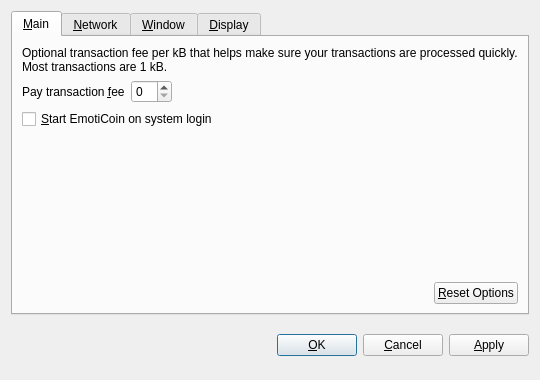
<?xml version="1.0" encoding="UTF-8"?>
<ui version="4.0">
 <class>OptionsDialog</class>
 <widget class="QDialog" name="OptionsDialog">
  <property name="geometry">
   <rect>
    <x>0</x>
    <y>0</y>
    <width>540</width>
    <height>380</height>
   </rect>
  </property>
  <property name="windowTitle">
   <string>Options</string>
  </property>
  <property name="modal">
   <bool>true</bool>
  </property>
  <layout class="QVBoxLayout" name="verticalLayout">
   <item>
    <widget class="QTabWidget" name="tabWidget">
     <property name="tabPosition">
      <enum>QTabWidget::North</enum>
     </property>
     <property name="currentIndex">
      <number>0</number>
     </property>
     <widget class="QWidget" name="tabMain">
      <attribute name="title">
       <string>&amp;Main</string>
      </attribute>
      <layout class="QVBoxLayout" name="verticalLayout_Main">
       <item>
        <widget class="QLabel" name="transactionFeeInfoLabel">
         <property name="text">
          <string>Optional transaction fee per kB that helps make sure your transactions are processed quickly. Most transactions are 1 kB.</string>
         </property>
         <property name="textFormat">
          <enum>Qt::PlainText</enum>
         </property>
         <property name="wordWrap">
          <bool>true</bool>
         </property>
        </widget>
       </item>
       <item>
        <layout class="QHBoxLayout" name="horizontalLayout_1_Main">
         <item>
          <widget class="QLabel" name="transactionFeeLabel">
           <property name="text">
            <string>Pay transaction &amp;fee</string>
           </property>
           <property name="textFormat">
            <enum>Qt::PlainText</enum>
           </property>
           <property name="buddy">
            <cstring>transactionFee</cstring>
           </property>
          </widget>
         </item>
         <item>
          <widget class="BitcoinAmountField" name="transactionFee"/>
         </item>
         <item>
          <spacer name="horizontalSpacer_1_Main">
           <property name="orientation">
            <enum>Qt::Horizontal</enum>
           </property>
           <property name="sizeHint" stdset="0">
            <size>
             <width>40</width>
             <height>20</height>
            </size>
           </property>
          </spacer>
         </item>
        </layout>
       </item>
       <item>
        <widget class="QCheckBox" name="bitcoinAtStartup">
         <property name="toolTip">
          <string>Automatically start EmotiCoin after logging in to the system.</string>
         </property>
         <property name="text">
          <string>&amp;Start EmotiCoin on system login</string>
         </property>
        </widget>
       </item>
       <item>
        <spacer name="verticalSpacer_Main">
         <property name="orientation">
          <enum>Qt::Vertical</enum>
         </property>
         <property name="sizeHint" stdset="0">
          <size>
           <width>20</width>
           <height>40</height>
          </size>
         </property>
        </spacer>
       </item>
       <item>
        <layout class="QHBoxLayout" name="horizontalLayout_2_Main">
         <item>
          <spacer name="horizontalSpacer_2_Main">
           <property name="orientation">
            <enum>Qt::Horizontal</enum>
           </property>
           <property name="sizeHint" stdset="0">
            <size>
             <width>40</width>
             <height>20</height>
            </size>
           </property>
          </spacer>
         </item>
         <item>
          <widget class="QPushButton" name="resetButton">
           <property name="toolTip">
            <string>Reset all client options to default.</string>
           </property>
           <property name="text">
            <string>&amp;Reset Options</string>
           </property>
           <property name="autoDefault">
            <bool>false</bool>
           </property>
          </widget>
         </item>
        </layout>
       </item>
      </layout>
     </widget>
     <widget class="QWidget" name="tabNetwork">
      <attribute name="title">
       <string>&amp;Network</string>
      </attribute>
      <layout class="QVBoxLayout" name="verticalLayout_Network">
       <item>
        <widget class="QCheckBox" name="mapPortUpnp">
         <property name="toolTip">
          <string>Automatically open the EmotiCoin client port on the router. This only works when your router supports UPnP and it is enabled.</string>
         </property>
         <property name="text">
          <string>Map port using &amp;UPnP</string>
         </property>
        </widget>
       </item>
       <item>
        <widget class="QCheckBox" name="connectSocks">
         <property name="toolTip">
          <string>Connect to the EmotiCoin network through a SOCKS proxy (e.g. when connecting through Tor).</string>
         </property>
         <property name="text">
          <string>&amp;Connect through SOCKS proxy:</string>
         </property>
        </widget>
       </item>
       <item>
        <layout class="QHBoxLayout" name="horizontalLayout_Network">
         <item>
          <widget class="QLabel" name="proxyIpLabel">
           <property name="text">
            <string>Proxy &amp;IP:</string>
           </property>
           <property name="textFormat">
            <enum>Qt::PlainText</enum>
           </property>
           <property name="buddy">
            <cstring>proxyIp</cstring>
           </property>
          </widget>
         </item>
         <item>
          <widget class="QValidatedLineEdit" name="proxyIp">
           <property name="maximumSize">
            <size>
             <width>140</width>
             <height>16777215</height>
            </size>
           </property>
           <property name="toolTip">
            <string>IP address of the proxy (e.g. 127.0.0.1)</string>
           </property>
          </widget>
         </item>
         <item>
          <widget class="QLabel" name="proxyPortLabel">
           <property name="text">
            <string>&amp;Port:</string>
           </property>
           <property name="textFormat">
            <enum>Qt::PlainText</enum>
           </property>
           <property name="buddy">
            <cstring>proxyPort</cstring>
           </property>
          </widget>
         </item>
         <item>
          <widget class="QLineEdit" name="proxyPort">
           <property name="maximumSize">
            <size>
             <width>55</width>
             <height>16777215</height>
            </size>
           </property>
           <property name="toolTip">
            <string>Port of the proxy (e.g. 9050)</string>
           </property>
          </widget>
         </item>
         <item>
          <widget class="QLabel" name="socksVersionLabel">
           <property name="text">
            <string>SOCKS &amp;Version:</string>
           </property>
           <property name="textFormat">
            <enum>Qt::PlainText</enum>
           </property>
           <property name="buddy">
            <cstring>socksVersion</cstring>
           </property>
          </widget>
         </item>
         <item>
          <widget class="QValueComboBox" name="socksVersion">
           <property name="toolTip">
            <string>SOCKS version of the proxy (e.g. 5)</string>
           </property>
          </widget>
         </item>
         <item>
          <spacer name="horizontalSpacer_Network">
           <property name="orientation">
            <enum>Qt::Horizontal</enum>
           </property>
           <property name="sizeHint" stdset="0">
            <size>
             <width>40</width>
             <height>20</height>
            </size>
           </property>
          </spacer>
         </item>
        </layout>
       </item>
       <item>
        <spacer name="verticalSpacer_Network">
         <property name="orientation">
          <enum>Qt::Vertical</enum>
         </property>
         <property name="sizeHint" stdset="0">
          <size>
           <width>20</width>
           <height>40</height>
          </size>
         </property>
        </spacer>
       </item>
      </layout>
     </widget>
     <widget class="QWidget" name="tabWindow">
      <attribute name="title">
       <string>&amp;Window</string>
      </attribute>
      <layout class="QVBoxLayout" name="verticalLayout_Window">
       <item>
        <widget class="QCheckBox" name="minimizeToTray">
         <property name="toolTip">
          <string>Show only a tray icon after minimizing the window.</string>
         </property>
         <property name="text">
          <string>&amp;Minimize to the tray instead of the taskbar</string>
         </property>
        </widget>
       </item>
       <item>
        <widget class="QCheckBox" name="minimizeOnClose">
         <property name="toolTip">
          <string>Minimize instead of exit the application when the window is closed. When this option is enabled, the application will be closed only after selecting Quit in the menu.</string>
         </property>
         <property name="text">
          <string>M&amp;inimize on close</string>
         </property>
        </widget>
       </item>
       <item>
        <spacer name="verticalSpacer_Window">
         <property name="orientation">
          <enum>Qt::Vertical</enum>
         </property>
         <property name="sizeHint" stdset="0">
          <size>
           <width>20</width>
           <height>40</height>
          </size>
         </property>
        </spacer>
       </item>
      </layout>
     </widget>
     <widget class="QWidget" name="tabDisplay">
      <attribute name="title">
       <string>&amp;Display</string>
      </attribute>
      <layout class="QVBoxLayout" name="verticalLayout_Display">
       <item>
        <layout class="QHBoxLayout" name="horizontalLayout_1_Display">
         <item>
          <widget class="QLabel" name="langLabel">
           <property name="text">
            <string>User Interface &amp;language:</string>
           </property>
           <property name="textFormat">
            <enum>Qt::PlainText</enum>
           </property>
           <property name="buddy">
            <cstring>lang</cstring>
           </property>
          </widget>
         </item>
         <item>
          <widget class="QValueComboBox" name="lang">
           <property name="toolTip">
            <string>The user interface language can be set here. This setting will take effect after restarting EmotiCoin.</string>
           </property>
          </widget>
         </item>
        </layout>
       </item>
       <item>
        <layout class="QHBoxLayout" name="horizontalLayout_2_Display">
         <item>
          <widget class="QLabel" name="unitLabel">
           <property name="text">
            <string>&amp;Unit to show amounts in:</string>
           </property>
           <property name="textFormat">
            <enum>Qt::PlainText</enum>
           </property>
           <property name="buddy">
            <cstring>unit</cstring>
           </property>
          </widget>
         </item>
         <item>
          <widget class="QValueComboBox" name="unit">
           <property name="toolTip">
            <string>Choose the default subdivision unit to show in the interface and when sending coins.</string>
           </property>
          </widget>
         </item>
        </layout>
       </item>
       <item>
        <widget class="QCheckBox" name="displayAddresses">
         <property name="toolTip">
          <string>Whether to show EmotiCoin addresses in the transaction list or not.</string>
         </property>
         <property name="text">
          <string>&amp;Display addresses in transaction list</string>
         </property>
        </widget>
       </item>
       <item>
        <widget class="QCheckBox" name="coinControlFeatures">
         <property name="toolTip">
          <string>Whether to show coin control features or not.</string>
         </property>
         <property name="text">
          <string>Display coin &amp;control features (experts only!)</string>
         </property>
        </widget>
       </item>
       <item>
        <spacer name="verticalSpacer_Display">
         <property name="orientation">
          <enum>Qt::Vertical</enum>
         </property>
         <property name="sizeHint" stdset="0">
          <size>
           <width>20</width>
           <height>40</height>
          </size>
         </property>
        </spacer>
       </item>
      </layout>
     </widget>
    </widget>
   </item>
   <item>
    <layout class="QHBoxLayout" name="horizontalLayout_Buttons">
     <item>
      <spacer name="horizontalSpacer_1">
       <property name="orientation">
        <enum>Qt::Horizontal</enum>
       </property>
       <property name="sizeHint" stdset="0">
        <size>
         <width>40</width>
         <height>48</height>
        </size>
       </property>
      </spacer>
     </item>
     <item>
      <widget class="QLabel" name="statusLabel">
       <property name="font">
        <font>
         <weight>75</weight>
         <bold>true</bold>
        </font>
       </property>
       <property name="text">
        <string/>
       </property>
       <property name="textFormat">
        <enum>Qt::PlainText</enum>
       </property>
       <property name="wordWrap">
        <bool>true</bool>
       </property>
      </widget>
     </item>
     <item>
      <spacer name="horizontalSpacer_2">
       <property name="orientation">
        <enum>Qt::Horizontal</enum>
       </property>
       <property name="sizeHint" stdset="0">
        <size>
         <width>40</width>
         <height>48</height>
        </size>
       </property>
      </spacer>
     </item>
     <item>
      <widget class="QPushButton" name="okButton">
       <property name="text">
        <string>&amp;OK</string>
       </property>
      </widget>
     </item>
     <item>
      <widget class="QPushButton" name="cancelButton">
       <property name="text">
        <string>&amp;Cancel</string>
       </property>
       <property name="autoDefault">
        <bool>false</bool>
       </property>
      </widget>
     </item>
     <item>
      <widget class="QPushButton" name="applyButton">
       <property name="text">
        <string>&amp;Apply</string>
       </property>
       <property name="autoDefault">
        <bool>false</bool>
       </property>
      </widget>
     </item>
    </layout>
   </item>
  </layout>
 </widget>
 <customwidgets>
  <customwidget>
   <class>BitcoinAmountField</class>
   <extends>QSpinBox</extends>
   <header>bitcoinamountfield.h</header>
  </customwidget>
  <customwidget>
   <class>QValueComboBox</class>
   <extends>QComboBox</extends>
   <header>qvaluecombobox.h</header>
  </customwidget>
  <customwidget>
   <class>QValidatedLineEdit</class>
   <extends>QLineEdit</extends>
   <header>qvalidatedlineedit.h</header>
  </customwidget>
 </customwidgets>
 <resources/>
 <connections/>
</ui>
